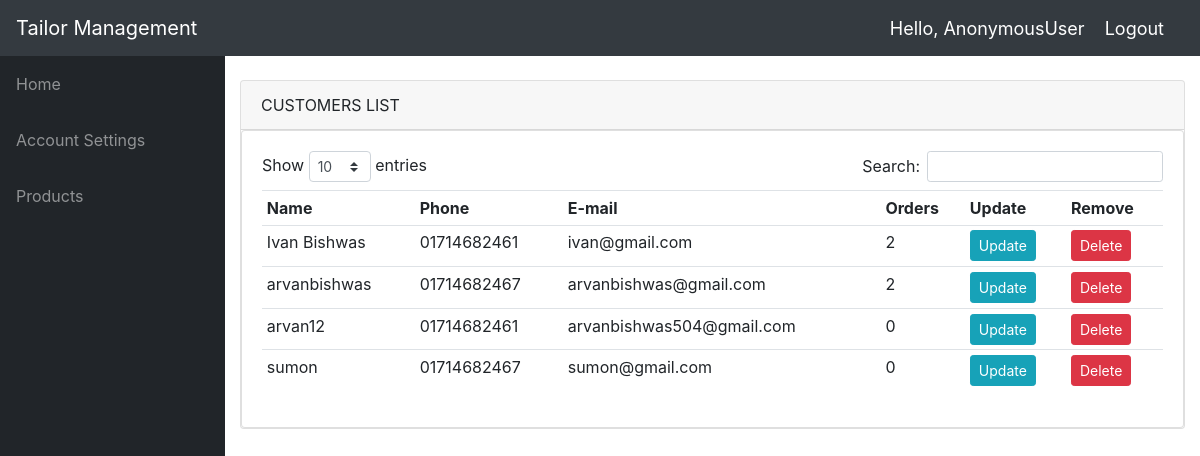
The app's page /customers/ with its own data.
### accounts/models.py (models this page shows, shortened)
class Customer(models.Model):
    user = models.OneToOneField(User, null=True, blank=True, on_delete=models.CASCADE)
    name = models.CharField(max_length=200, null=True)
    phone = models.CharField(max_length=200, null=True)
    email = models.CharField(max_length=200, null=True)
    date_created = models.DateTimeField(auto_now_add=True, null=True)
    profile_pic = models.ImageField(default="profile1.png", null=True, blank=True)

### accounts/views.py (the view)
# urls.py: path('customers/', views.customers, name="customers"),
def customers(request):
	customers = Customer.objects.all()
	total_customers = customers.count()
	context = {
		'customers': customers,
		'total_customers': total_customers,
	}
	return render(request, 'accounts/customers.html', context)

### accounts/templates/accounts/customers.html (shortened to what this page needs)
{%  extends 'accounts/main.html' %}
{% block content %}
    <br>
    <div class="card mb-4">
<div class="card-header"> CUSTOMERS LIST </div>
		<div class="card card-body">
        <div class="table-responsive">
           <div id="dataTable_wrapper" class="dataTables_wrapper dt-bootstrap4">
        <div class="row">
            <div class="col-sm-12 col-md-6">
                <div class="dataTables_length" id="dataTable_length">
                    <label>Show
                        <select name="dataTable_length" aria-controls="dataTable" class="custom-select custom-select-sm form-control form-control-sm">
                            <option value="10">10</option>
                        </select> entries</label></div></div><div class="col-sm-12 col-md-6"><div id="dataTable_filter" class="dataTables_filter">
            <label>Search:<input type="search" class="form-control form-control-sm" placeholder="" aria-controls="dataTable"></label>
        </div>
        </div>
        </div>
               <div class="row">
			<table class="table table-sm">
				<tr>
					<th>Name</th>
					<th>Phone </th>
                    <th>E-mail</th>
					<th>Orders</th>
					<th>Update</th>
					<th>Remove</th>
				</tr>
				{% for customer in customers %}
					<tr>
						<td>{{customer.name}}</td>
						<td>{{customer.phone}}</td>
                        <td>{{customer.email}}</td>
						<td>{{ customer.order_set.all.count }}</td>
						<td><a class="btn btn-sm btn-info" href="{% url 'customer' customer.id %}">Update</a></td>
						<td><a class="btn btn-sm btn-danger" href="">Delete</a></td>
					</tr>
				{% endfor %}
			</table>
		</div>
</div>
</div>
        </div>
</div>
{% endblock %}

### static/css/main.css (style rules this page uses)
body { background-color: #ebeff5; }

### records on screen
Customer: name "Ivan Bishwas", phone "01714682461", email "ivan@gmail.com", order_set.all.count "2"
Customer: name "arvanbishwas", phone "01714682467", email "arvanbishwas@gmail.com", order_set.all.count "2"
Customer: name "arvan12", phone "01714682461", email "arvanbishwas504@gmail.com", order_set.all.count "0"
Customer: name "sumon", phone "01714682467", email "sumon@gmail.com", order_set.all.count "0"

### other values on screen
{{ request.user }} "AnonymousUser"
